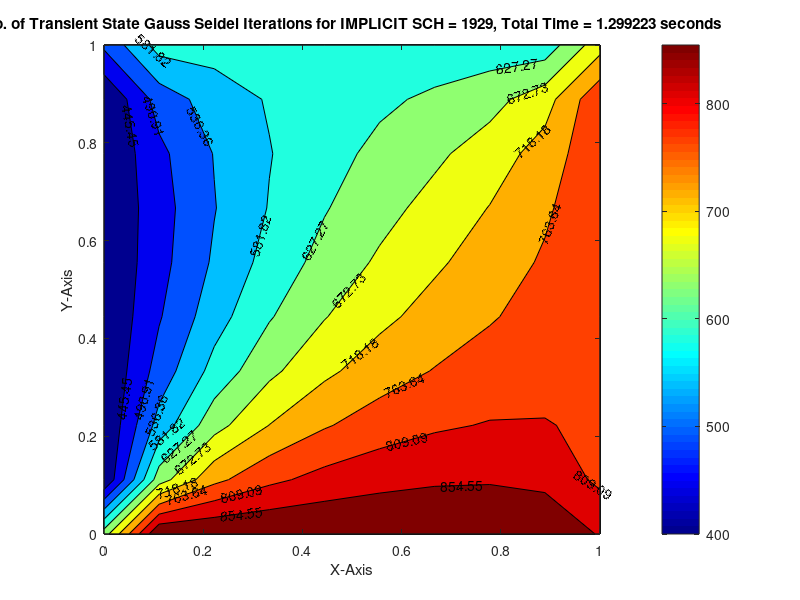

This chart was generated by the following MATLAB code:
%Solving 2D Heat Conduction Equation by Gauss Seidel Method
%(Trasient State Implicit Scheme)
%Author: Aditya Iyer Ramesh

close all
clc

%Initializing parameters
%grid points
nx = 10;
ny = nx;
nt = 1400;
Lx = 1; 
Ly = 1;

%For Mesh
x = linspace(0,Lx,nx);
y = linspace(0,Ly,ny);

%Spacing of grids
dx = x(2) - x(1);
dy = dx;

%Error criteria & tolerance (EC > Tol)
error = 9e9;
tol = 1e-4;
dt = 1e-3;

%Thermal Diffusivity
alpha = 1.4;

%Temperature Matrix
Temp = 300*ones(nx,ny);

%Boundary Conditions
Temp(nx,2:ny-1) = 600; %Temp at Top
Temp(1,2:ny-1) = 900;   %Temp at Bottom
Temp(2:nx-1,1) = 400;   %Temp at Left
Temp(2:nx-1,ny) = 800;   %Temp at Right


%For Average Temperatures at Corners
Temp(nx,1) = (600 + 400)/2;
Temp(1,1) = (900 + 400)/2;
Temp(1,ny) = (900 + 800)/2;
Temp(nx,ny) = (600 + 800)/2;

%Assigning Meshes
[xx,yy] = meshgrid(x,y);

%Solver for Jacobi Iteration
iterative_solver = 2;

%Counter for iteration 
iteration_counter = 1;

%Declaring original values of Temp
Temp_old = Temp;
Temp_initial_dt = Temp;

%Computing of 2D Transient Heat Conduction Eqn by Jacobi Solver starts
tic;

if iterative_solver == 2
    dt = 1e-3;
    k1 = (alpha*dt)/(dy^2);
    %loop for time iterations
    for nt = 1:1400
        error = 9e9;
        %loop of convergence
        while (error > tol)
            for i = 2:nx-1
                for j = 2:ny-1
                    Temp_orig = Temp(i-1,j) + Temp_old(i+1,j) + Temp(i,j-1) + Temp_old(i,j+1);
                    Temp(i,j) = Temp_initial_dt(i,j)/(1+(4*k1)) + ((k1)/(1+(4*k1)))*Temp_orig;
                end
            end
            error = max(max(abs(Temp_old - Temp)));
           
            %Updating value of temperatures after each iteration
            Temp_old = Temp;
            Temp_initial_dt = Temp;
            iteration_counter = iteration_counter + 1;
        end
    end
    
    toc;
    time = toc;

%Contour Plots
figure(1)
contourf(x,y,Temp)
clabel(contourf(x,y,Temp))
colorbar
colormap('jet')

%Labelling
xlabel("X-Axis")
ylabel("Y-Axis")
title(sprintf('No. of Transient State Gauss Seidel Iterations for IMPLICIT SCH = %d, Total Time = %f seconds',iteration_counter,time));
end        